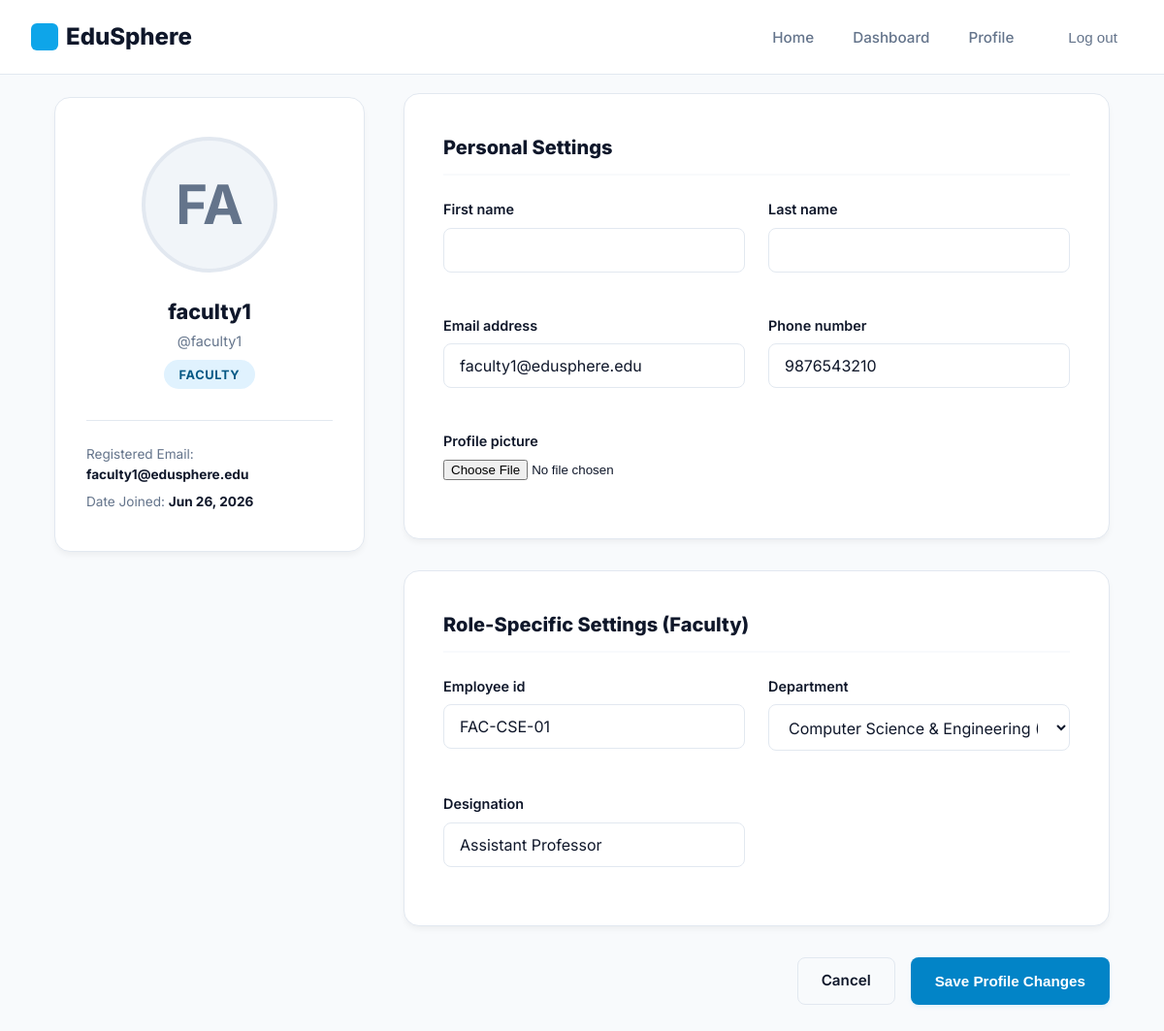
The app's page /profile/ (signed in) with its own data.
### users/models.py (models this page shows, shortened)
class CustomUser(AbstractUser):
    ROLE_CHOICES = (
        ('student', 'Student'),
        ('faculty', 'Faculty'),
        ('hod', 'HOD'),
        ('placement_officer', 'Placement Officer'),
    )
    role = models.CharField(max_length=20, choices=ROLE_CHOICES, default='student')
    phone_number = models.CharField(max_length=15, blank=True, null=True)
    profile_picture = models.ImageField(upload_to='profile_pics/', blank=True, null=True)

class FacultyProfile(models.Model):
    user = models.OneToOneField(CustomUser, on_delete=models.CASCADE, related_name='faculty_profile')
    employee_id = models.CharField(max_length=50, blank=True, null=True)
    department = models.ForeignKey('academics.Department', on_delete=models.SET_NULL, blank=True, null=True, related_name='faculty_members')
    designation = models.CharField(max_length=100, blank=True, null=True)

### users/views.py (the view)
# urls.py: path("profile/", user_views.profile_view, name="profile"),
@login_required
def profile_view(request):
    user = request.user
    role = user.role
    if role == 'student':
        profile = user.student_profile
        profile_form_class = StudentProfileForm
    elif role == 'faculty':
        profile = user.faculty_profile
        profile_form_class = FacultyProfileForm
    elif role == 'hod':
        profile = user.hod_profile
        profile_form_class = HODProfileForm
    elif role == 'placement_officer':
        profile = user.placement_profile
        profile_form_class = PlacementOfficerProfileForm
    else:
        profile = None
        profile_form_class = None
    if request.method == 'POST':
        user_form = UserProfileForm(request.POST, request.FILES, instance=user)
        if profile_form_class:
            profile_form = profile_form_class(request.POST, instance=profile)
        else:
            profile_form = None
        if user_form.is_valid() and (profile_form is None or profile_form.is_valid()):
            user_form.save()
            if profile_form:
                profile_form.save()
            messages.success(request, "Your profile has been updated successfully!")
            return redirect('profile')
        else:
            messages.error(request, "Please correct the errors below.")
    else:
        user_form = UserProfileForm(instance=user)
        if profile_form_class:
            profile_form = profile_form_class(instance=profile)
        else:
            profile_form = None
    context = {
        'user_form': user_form,
        'profile_form': profile_form,
        'role': role,
    }
    return render(request, 'users/profile.html', context)

### users/forms.py
class UserProfileForm(forms.ModelForm):
    class Meta:
        model = CustomUser
        fields = ('first_name', 'last_name', 'email', 'phone_number', 'profile_picture')
    def __init__(self, *args, **kwargs):
        super().__init__(*args, **kwargs)
        for field in self.fields.values():
            if not isinstance(field.widget, forms.FileInput):
                field.widget.attrs['class'] = 'form-control'

class FacultyProfileForm(forms.ModelForm):
    class Meta:
        model = FacultyProfile
        fields = ('employee_id', 'department', 'designation')
    def __init__(self, *args, **kwargs):
        super().__init__(*args, **kwargs)
        for field in self.fields.values():
            field.widget.attrs['class'] = 'form-control'

### academics/models.py (called while the page is built)
    def __str__(self):
        return f"{self.name} ({self.code})"

### templates/users/profile.html (shortened to what this page needs)
{% extends "base.html" %}
{% block content %}
<div class="container">
    <div class="profile-layout">
        <div class="profile-card">
            <div class="profile-avatar-container">
                {% if user.profile_picture %}
                    <img src="{{ user.profile_picture.url }}" alt="{{ user.username }} Avatar" class="profile-avatar">
                {% else %}
                    <div class="profile-avatar-placeholder">
                        {{ user.username|slice:":2" }}
                    </div>
                {% endif %}
            </div>
            <h2 class="profile-name">{{ user.first_name|default:user.username }} {{ user.last_name|default:"" }}</h2>
            <p style="color: var(--text-muted); font-size: 0.9rem;">@{{ user.username }}</p>
            <span class="profile-role-badge
                {% if role == 'student' %}status-success
                {% elif role == 'faculty' %}status-info
                {% elif role == 'hod' %}status-warning
                {% else %}status-danger{% endif %}">
                {{ user.get_role_display }}
            </span>
            <div style="margin-top: 2rem; border-top: 1px solid var(--border); padding-top: 1.5rem; text-align: left; font-size: 0.85rem; color: var(--text-muted);">
                <p style="margin-bottom: 0.5rem;">Registered Email: <strong style="color: var(--secondary);">{{ user.email }}</strong></p>
                <p>Date Joined: <strong style="color: var(--secondary);">{{ user.date_joined|date:"M d, Y" }}</strong></p>
            </div>
        </div>
        <div>
            <form method="post" enctype="multipart/form-data" novalidate>
                <div class="form-section-card">
                    <h3 class="form-section-title">Personal Settings</h3>
                    <div class="form-grid">
                        {% for field in user_form %}
                            <div class="form-group {% if field.name == 'profile_picture' %}grid-colspan-2{% endif %}"
                                 {% if field.name == 'profile_picture' %}style="grid-column: span 2;"{% endif %}>
                                <label for="{{ field.id_for_label }}">{{ field.label }}</label>
                                {{ field }}
                            </div>
                        {% endfor %}
                    </div>
                </div>
                {% if profile_form %}
                    <div class="form-section-card">
                        <h3 class="form-section-title">Role-Specific Settings ({{ user.get_role_display }})</h3>
                        <div class="form-grid">
                            {% for field in profile_form %}
                                <div class="form-group">
                                    <label for="{{ field.id_for_label }}">{{ field.label }}</label>
                                    {{ field }}
                                </div>
                            {% endfor %}
                        </div>
                    </div>
                {% endif %}
                <div style="display: flex; gap: 1rem; justify-content: flex-end; margin-bottom: 4rem;">
                    <a href="{% url 'dashboard' %}" class="btn btn-outline">Cancel</a>
                    <button type="submit" class="btn btn-primary" style="background: var(--primary-dark);">Save Profile Changes</button>
                </div>
            </form>
        </div>
    </div>
</div>
{% endblock %}

### static/css/style.css (style rules this page uses)
:root { --primary: #0ea5e9; --primary-light: #e0f2fe; --primary-hover: #0284c7; --primary-dark: #0284c7; --secondary: #0f172a; --surface: #ffffff; --background: #f8fafc; --text-main: #0f172a; --text-muted: #64748b; --border: #e2e8f0; --border-focus: #cbd5e1; --font-sans: 'Inter', system-ui, -apple-system, BlinkMacSystemFont, "Segoe UI", Roboto, sans-serif; --container-padding: 2rem; --transition-smooth: all 0.6s cubic-bezier(0.16, 1, 0.3, 1); --transition-fast: all 0.25s cubic-bezier(0.16, 1, 0.3, 1); }
* { margin: 0; padding: 0; box-sizing: border-box; }
body { font-family: var(--font-sans); background-color: var(--background); color: var(--text-main); line-height: 1.5; -webkit-font-smoothing: antialiased; }
a { text-decoration: none; color: inherit; }
.btn { display: inline-flex; align-items: center; justify-content: center; padding: 0.75rem 1.5rem; border-radius: 8px; font-weight: 600; font-size: 0.95rem; transition: var(--transition-fast); cursor: pointer; border: 1px solid transparent; position: relative; overflow: hidden; z-index: 1; }
.btn-primary { background: var(--primary); color: white; box-shadow: 0 2px 4px rgba(14, 165, 233, 0.1); }
.btn-primary::after { content: ''; position: absolute; top: 0; left: -100%; width: 50%; height: 100%; background: linear-gradient( to right, rgba(255, 255, 255, 0) 0%, rgba(255, 255, 255, 0.3) 50%, rgba(255, 255, 255, 0) 100% ); transform: skewX(-25deg); transition: 0.75s; z-index: -1; }
.btn-outline { background: transparent; border-color: var(--border); color: var(--text-main); }
.btn-outline::after { content: ''; position: absolute; top: 0; left: 0; width: 100%; height: 100%; background: var(--primary-light); transform: scaleX(0); transform-origin: right; transition: transform 0.4s cubic-bezier(0.16, 1, 0.3, 1); z-index: -1; }
.container { max-width: 1400px; margin: 0 auto; padding-left: var(--container-padding); padding-right: var(--container-padding); }
.form-control { width: 100%; padding: 0.75rem 1rem; border: 1px solid var(--border); border-radius: 8px; font-family: inherit; font-size: 1rem; transition: border-color 0.2s, box-shadow 0.2s; background-color: #ffffff; color: var(--text-main); }
.status-info { background: #e0f2fe; color: #075985; }
.form-group { margin-bottom: 1.25rem; }

### templates/users/profile.html (style rules this page uses)
.profile-layout { display: grid; grid-template-columns: 320px 1fr; gap: 2.5rem; margin: 6rem auto 3rem; max-width: 1200px; padding: 0 1.5rem; }
.profile-card { background: var(--surface); border: 1px solid var(--border); border-radius: 16px; padding: 2.5rem 2rem; text-align: center; box-shadow: 0 4px 6px -1px rgba(0,0,0,0.05); height: fit-content; position: sticky; top: 100px; }
.profile-avatar-container { position: relative; width: 140px; height: 140px; margin: 0 auto 1.5rem; border-radius: 50%; overflow: hidden; border: 4px solid var(--border); background: #f1f5f9; display: flex; align-items: center; justify-content: center; transition: border-color 0.3s; }
.profile-avatar-placeholder { font-size: 3.5rem; font-weight: 700; color: var(--text-muted); text-transform: uppercase; }
.profile-name { font-size: 1.35rem; font-weight: 800; color: var(--secondary); margin-bottom: 0.25rem; }
.profile-role-badge { display: inline-block; padding: 0.35rem 1rem; border-radius: 9999px; font-size: 0.8rem; font-weight: 700; text-transform: uppercase; letter-spacing: 0.05em; margin-top: 0.5rem; }
.form-section-card { background: var(--surface); border: 1px solid var(--border); border-radius: 16px; padding: 2.5rem; box-shadow: 0 4px 6px -1px rgba(0,0,0,0.05); margin-bottom: 2rem; }
.form-section-title { font-size: 1.25rem; font-weight: 800; color: var(--secondary); margin-bottom: 1.5rem; border-bottom: 2px solid var(--background); padding-bottom: 0.75rem; }
.form-grid { display: grid; grid-template-columns: 1fr 1fr; gap: 1.5rem; }
.form-group { display: flex; flex-direction: column; gap: 0.5rem; }
.form-group label { font-weight: 600; font-size: 0.9rem; color: var(--text-main); }

### records on screen
CustomUser: username "FA", first_name "faculty1", username "faculty1", role "FACULTY", email "faculty1@edusphere.edu", date_joined "Jun 26, 2026", user_form "faculty1@edusphere.edu" "9876543210", role "Faculty"
FacultyProfile: profile_form "FAC-CSE-01" "Computer Science & Engineering (CSE)" "Assistant Professor"

### other values on screen
{{ field.label }} "First name" "Last name" "Email address" "Phone number" "Profile picture"
{{ field.label }} "Employee id" "Department" "Designation"
